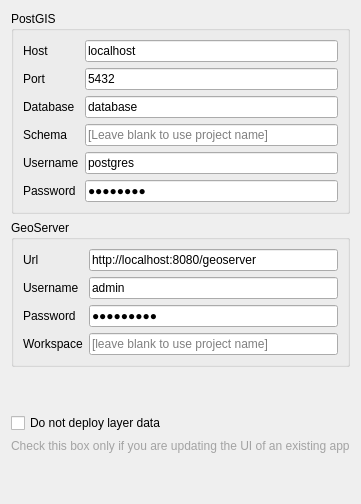
     <widget class="QWidget" name="suiteTab">
      <attribute name="title">
       <string>Deploy</string>
      </attribute>
      <layout class="QVBoxLayout" name="verticalLayout_8">
       <item>
        <widget class="QGroupBox" name="postgisGroupBox">
         <property name="enabled">
          <bool>true</bool>
         </property>
         <property name="title">
          <string>PostGIS</string>
         </property>
         <property name="flat">
          <bool>true</bool>
         </property>
         <layout class="QHBoxLayout" name="horizontalLayout_4">
          <item>
           <layout class="QGridLayout" name="gridLayout_2">
            <item row="5" column="0">
             <widget class="QLabel" name="label_8">
              <property name="text">
               <string>Password</string>
              </property>
             </widget>
            </item>
            <item row="0" column="2">
             <widget class="QLineEdit" name="postgisHostBox">
              <property name="text">
               <string>localhost</string>
              </property>
             </widget>
            </item>
            <item row="1" column="0">
             <widget class="QLabel" name="label_10">
              <property name="text">
               <string>Port</string>
              </property>
             </widget>
            </item>
            <item row="4" column="0">
             <widget class="QLabel" name="label_11">
              <property name="text">
               <string>Username</string>
              </property>
             </widget>
            </item>
            <item row="3" column="0">
             <widget class="QLabel" name="label_12">
              <property name="text">
               <string>Schema</string>
              </property>
             </widget>
            </item>
            <item row="1" column="2">
             <widget class="QLineEdit" name="postgisPortBox">
              <property name="text">
               <string>5432</string>
              </property>
             </widget>
            </item>
            <item row="3" column="2">
             <widget class="QLineEdit" name="postgisSchemaBox">
              <property name="text">
               <string/>
              </property>
              <property name="placeholderText">
               <string>[Leave blank to use project name]</string>
              </property>
             </widget>
            </item>
            <item row="2" column="2">
             <widget class="QLineEdit" name="postgisDatabaseBox">
              <property name="text">
               <string>database</string>
              </property>
             </widget>
            </item>
            <item row="0" column="0">
             <widget class="QLabel" name="label_13">
              <property name="text">
               <string>Host</string>
              </property>
             </widget>
            </item>
            <item row="2" column="0">
             <widget class="QLabel" name="label_14">
              <property name="text">
               <string>Database</string>
              </property>
             </widget>
            </item>
            <item row="4" column="2">
             <widget class="QLineEdit" name="postgisUsernameBox">
              <property name="text">
               <string>postgres</string>
              </property>
             </widget>
            </item>
            <item row="5" column="2">
             <widget class="QLineEdit" name="postgisPasswordBox">
              <property name="text">
               <string>postgres</string>
              </property>
              <property name="echoMode">
               <enum>QLineEdit::Password</enum>
              </property>
             </widget>
            </item>
           </layout>
          </item>
         </layout>
        </widget>
       </item>
       <item>
        <widget class="QGroupBox" name="geoserverGroupBox">
         <property name="title">
          <string>GeoServer</string>
         </property>
         <property name="flat">
          <bool>true</bool>
         </property>
         <layout class="QHBoxLayout" name="horizontalLayout">
          <item>
           <layout class="QGridLayout" name="gridLayout">
            <item row="0" column="2">
             <widget class="QLineEdit" name="geoserverUrlBox">
              <property name="text">
               <string>http://localhost:8080/geoserver</string>
              </property>
             </widget>
            </item>
            <item row="2" column="0">
             <widget class="QLabel" name="label_7">
              <property name="text">
               <string>Password</string>
              </property>
             </widget>
            </item>
            <item row="2" column="2">
             <widget class="QLineEdit" name="geoserverPasswordBox">
              <property name="text">
               <string>geoserver</string>
              </property>
              <property name="echoMode">
               <enum>QLineEdit::Password</enum>
              </property>
             </widget>
            </item>
            <item row="1" column="2">
             <widget class="QLineEdit" name="geoserverUsernameBox">
              <property name="text">
               <string>admin</string>
              </property>
             </widget>
            </item>
            <item row="1" column="0">
             <widget class="QLabel" name="label_6">
              <property name="text">
               <string>Username</string>
              </property>
             </widget>
            </item>
            <item row="0" column="0">
             <widget class="QLabel" name="label">
              <property name="text">
               <string>Url</string>
              </property>
             </widget>
            </item>
            <item row="3" column="2">
             <widget class="QLineEdit" name="geoserverWorkspaceBox">
              <property name="placeholderText">
               <string>[leave blank to use project name]</string>
              </property>
             </widget>
            </item>
            <item row="3" column="0">
             <widget class="QLabel" name="label_5">
              <property name="text">
               <string>Workspace</string>
              </property>
             </widget>
            </item>
           </layout>
          </item>
         </layout>
        </widget>
       </item>
       <item>
        <spacer name="verticalSpacer">
         <property name="orientation">
          <enum>Qt::Vertical</enum>
         </property>
         <property name="sizeHint" stdset="0">
          <size>
           <width>20</width>
           <height>40</height>
          </size>
         </property>
        </spacer>
       </item>
       <item>
        <widget class="QCheckBox" name="checkBoxDeployData">
         <property name="text">
          <string>Do not deploy layer data</string>
         </property>
        </widget>
       </item>
       <item>
        <widget class="QLabel" name="label_9">
         <property name="styleSheet">
          <string notr="true">color: rgb(163, 163, 163);</string>
         </property>
         <property name="text">
          <string>Check this box only if you are updating the UI of an existing app</string>
         </property>
        </widget>
       </item>
       <item>
        <spacer name="verticalSpacer_5">
         <property name="orientation">
          <enum>Qt::Vertical</enum>
         </property>
         <property name="sizeHint" stdset="0">
          <size>
           <width>20</width>
           <height>40</height>
          </size>
         </property>
        </spacer>
       </item>
      </layout>
     </widget>
